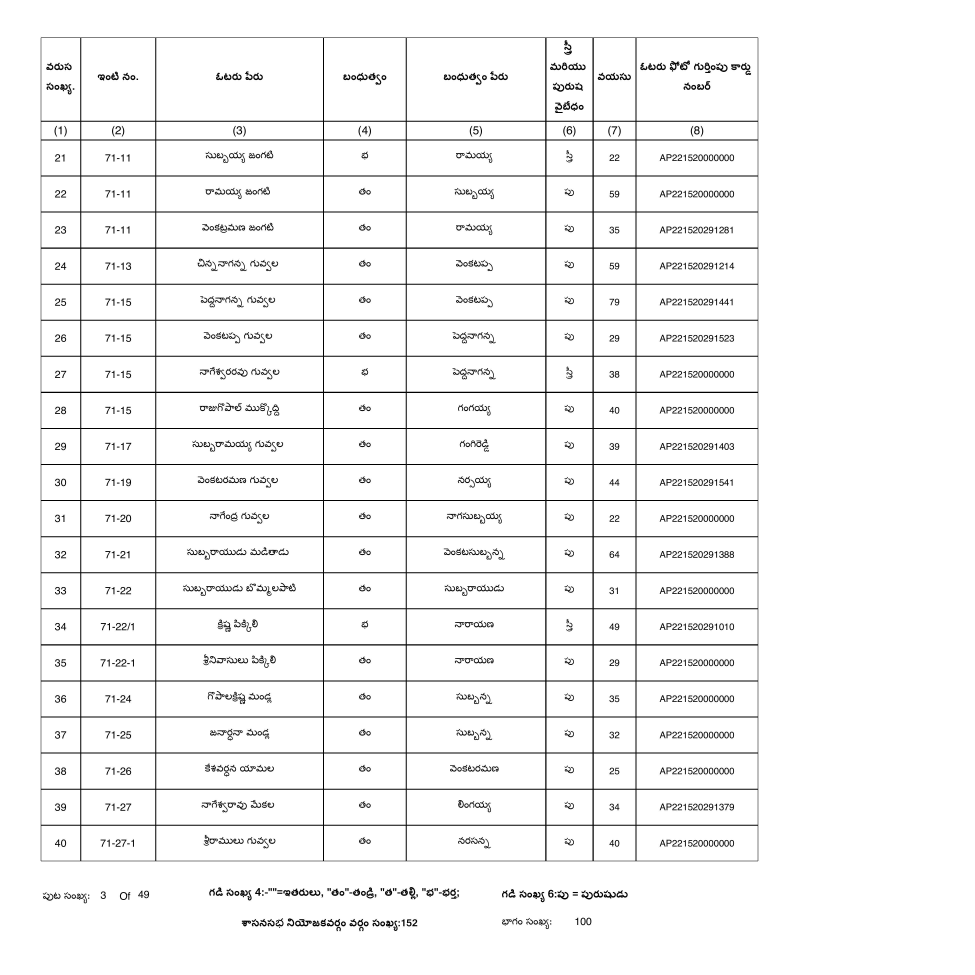
#> input picture offline_pipeline/temp_pages/page_3.jpg, 3900 x 3900 px (shown at 1/4 size)
$ python extract_one_box.py
#> lines starting #> are read from the running program, lines starting #| are printed output that depends on the picture
import cv2
from surya.inference import SuryaInferenceManager
from surya.recognition import RecognitionPredictor
from PIL import Image

img = cv2.imread('temp_pages/page_3.jpg')
#> img is the input picture: shape (3900, 3900, 3); min 0, max 255, mean 244.5
if img is None:
    print("Failed to load page image")
    exit(1)

# Crop Box 3: x=624, y=561, w=669, h=142
crop = img[561:561+142, 624:624+669]
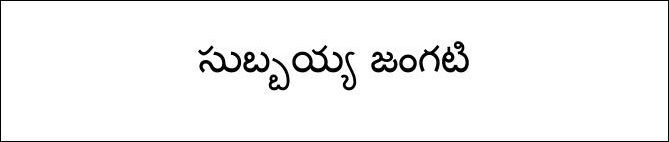
#> crop: shape (142, 669, 3); min 0, max 255, mean 243.9
cv2.imwrite('debug_out/crop_box_3.jpg', crop)
print("Saved crop_box_3.jpg to debug_out/")

# Crop Box 0: x=624, y=151, w=669, h=333
crop_0 = img[151:151+333, 624:624+669]
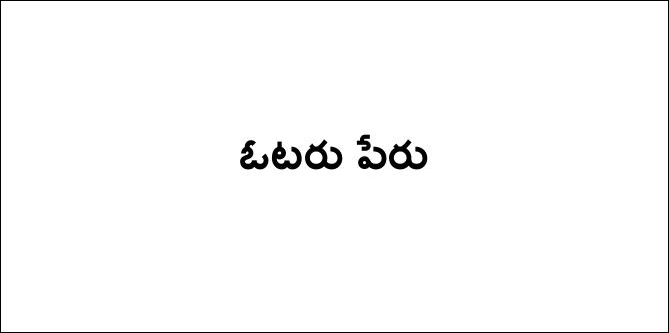
#> crop_0: shape (333, 669, 3); min 0, max 255, mean 250.1
cv2.imwrite('debug_out/crop_box_0.jpg', crop_0)
print("Saved crop_box_0.jpg to debug_out/")

# Let's run Surya OCR on Box 3
#> (the run stopped early here; a loop or call above may not have finished)

$ run again, with offline_pipeline/temp_pages/page_10.jpg copied over offline_pipeline/temp_pages/page_3.jpg
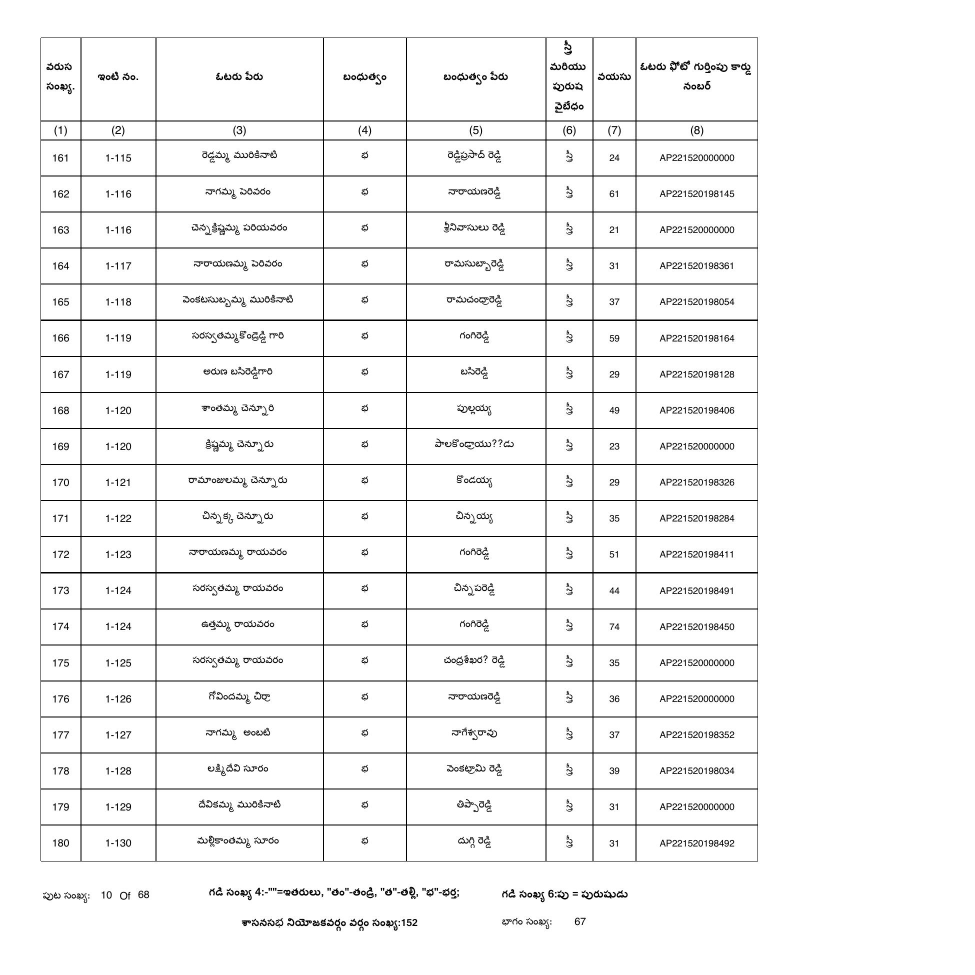
#> input picture offline_pipeline/temp_pages/page_10.jpg, 1950 x 1950 px (shown at 1/2 size)
#> img is the input picture: shape (1950, 1950, 3); min 0, max 255, mean 244.3
#> `crop = img[561:561+142, 624:624+669]`:
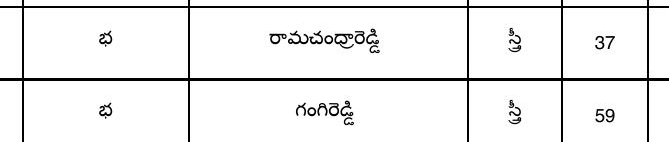
#> crop: shape (142, 669, 3); min 0, max 255, mean 238.3
#> `crop_0 = img[151:151+333, 624:624+669]`:
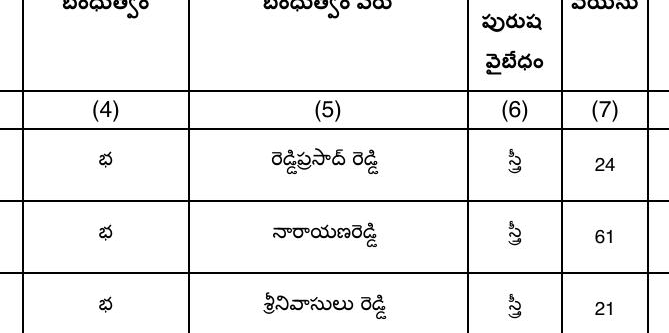
#> crop_0: shape (333, 669, 3); min 0, max 255, mean 238.8
